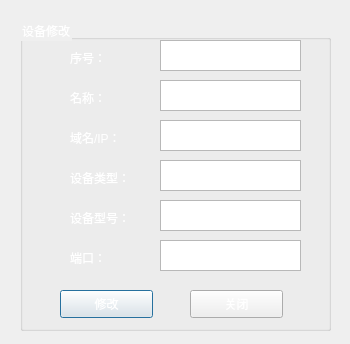
<?xml version="1.0" encoding="UTF-8"?>
<ui version="4.0">
 <class>ListEdit_dia</class>
 <widget class="QDialog" name="ListEdit_dia">
  <property name="geometry">
   <rect>
    <x>0</x>
    <y>0</y>
    <width>350</width>
    <height>344</height>
   </rect>
  </property>
  <property name="windowTitle">
   <string>设备修改</string>
  </property>
  <widget class="QGroupBox" name="groupBox">
   <property name="geometry">
    <rect>
     <x>20</x>
     <y>20</y>
     <width>311</width>
     <height>311</height>
    </rect>
   </property>
   <property name="styleSheet">
    <string notr="true">color: rgb(255, 255, 255);</string>
   </property>
   <property name="title">
    <string>设备修改</string>
   </property>
   <widget class="QLabel" name="label">
    <property name="geometry">
     <rect>
      <x>50</x>
      <y>30</y>
      <width>68</width>
      <height>15</height>
     </rect>
    </property>
    <property name="text">
     <string>序号：</string>
    </property>
   </widget>
   <widget class="QTextEdit" name="tEt_ID">
    <property name="geometry">
     <rect>
      <x>140</x>
      <y>20</y>
      <width>141</width>
      <height>31</height>
     </rect>
    </property>
   </widget>
   <widget class="QLabel" name="label_2">
    <property name="geometry">
     <rect>
      <x>50</x>
      <y>70</y>
      <width>68</width>
      <height>15</height>
     </rect>
    </property>
    <property name="text">
     <string>名称：</string>
    </property>
   </widget>
   <widget class="QTextEdit" name="tEt_name">
    <property name="geometry">
     <rect>
      <x>140</x>
      <y>60</y>
      <width>141</width>
      <height>31</height>
     </rect>
    </property>
   </widget>
   <widget class="QLabel" name="label_3">
    <property name="geometry">
     <rect>
      <x>50</x>
      <y>110</y>
      <width>68</width>
      <height>15</height>
     </rect>
    </property>
    <property name="text">
     <string>域名/IP：</string>
    </property>
   </widget>
   <widget class="QTextEdit" name="tEt_IP">
    <property name="geometry">
     <rect>
      <x>140</x>
      <y>100</y>
      <width>141</width>
      <height>31</height>
     </rect>
    </property>
   </widget>
   <widget class="QLabel" name="label_4">
    <property name="geometry">
     <rect>
      <x>50</x>
      <y>150</y>
      <width>68</width>
      <height>15</height>
     </rect>
    </property>
    <property name="text">
     <string>设备类型：</string>
    </property>
   </widget>
   <widget class="QTextEdit" name="tEt_Type">
    <property name="geometry">
     <rect>
      <x>140</x>
      <y>140</y>
      <width>141</width>
      <height>31</height>
     </rect>
    </property>
   </widget>
   <widget class="QLabel" name="label_5">
    <property name="geometry">
     <rect>
      <x>50</x>
      <y>190</y>
      <width>68</width>
      <height>15</height>
     </rect>
    </property>
    <property name="text">
     <string>设备型号：</string>
    </property>
   </widget>
   <widget class="QTextEdit" name="tEt_TypeID">
    <property name="geometry">
     <rect>
      <x>140</x>
      <y>180</y>
      <width>141</width>
      <height>31</height>
     </rect>
    </property>
   </widget>
   <widget class="QLabel" name="label_6">
    <property name="geometry">
     <rect>
      <x>50</x>
      <y>230</y>
      <width>68</width>
      <height>15</height>
     </rect>
    </property>
    <property name="text">
     <string>端口：</string>
    </property>
   </widget>
   <widget class="QTextEdit" name="tEt_Port">
    <property name="geometry">
     <rect>
      <x>140</x>
      <y>220</y>
      <width>141</width>
      <height>31</height>
     </rect>
    </property>
   </widget>
   <widget class="QPushButton" name="pBn_Edit">
    <property name="geometry">
     <rect>
      <x>40</x>
      <y>270</y>
      <width>93</width>
      <height>28</height>
     </rect>
    </property>
    <property name="styleSheet">
     <string notr="true">color: rgb(255, 255, 255);</string>
    </property>
    <property name="text">
     <string>修改</string>
    </property>
   </widget>
   <widget class="QPushButton" name="pBn_Close">
    <property name="geometry">
     <rect>
      <x>170</x>
      <y>270</y>
      <width>93</width>
      <height>28</height>
     </rect>
    </property>
    <property name="styleSheet">
     <string notr="true">color: rgb(255, 255, 255);</string>
    </property>
    <property name="text">
     <string>关闭</string>
    </property>
   </widget>
  </widget>
 </widget>
 <resources/>
 <connections/>
</ui>
